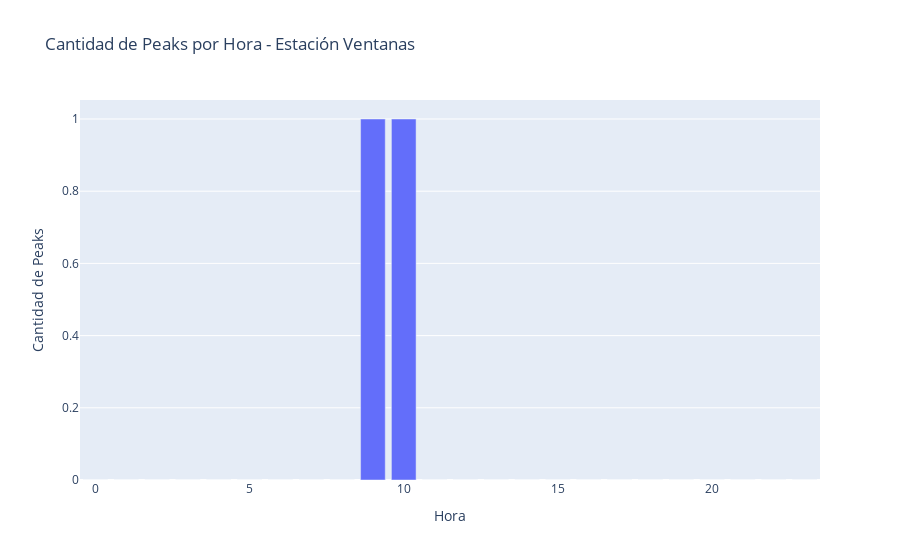

The code cell stored with this chart in its notebook:
### Markdown cell above
Histograma de frecuencia de peaks por cada hora para la estación Ventanas.

### Code cell
barplot_peaks( ventanas_peaks_df, 'Ventanas', 133 )

### Figure 1 — Plotly figure (JSON) as saved in the notebook; plotly's stock layout.template omitted (floating-point values rounded to 4 significant figures)
{"data": [{"alignmentgroup": "True", "hovertemplate": "Hora=%{x}<br>Cantidad de Peaks=%{y}<extra></extra>", "legendgroup": "", "marker": {"color": "#636efa", "pattern": {"shape": ""}}, "name": "", "offsetgroup": "", "orientation": "v", "showlegend": false, "textposition": "auto", "type": "bar", "x": [0, 1, 2, 3, 4, 5, 6, 7, 8, 9, 10, 11, 12, 13, 14, 15, 16, 17, 18, 19, 20, 21, 22, 23], "xaxis": "x", "y": [0, 0, 0, 0, 0, 0, 0, 0, 0, 1, 1, 0, 0, 0, 0, 0, 0, 0, 0, 0, 0, 0, 0, 0], "yaxis": "y"}], "layout": {"barmode": "relative", "legend": {"tracegroupgap": 0}, "title": {"text": "Cantidad de Peaks por Hora - Estación Ventanas"}, "xaxis": {"anchor": "y", "domain": [0, 1], "title": {"text": "Hora"}}, "yaxis": {"anchor": "x", "domain": [0, 1], "title": {"text": "Cantidad de Peaks"}}}}
